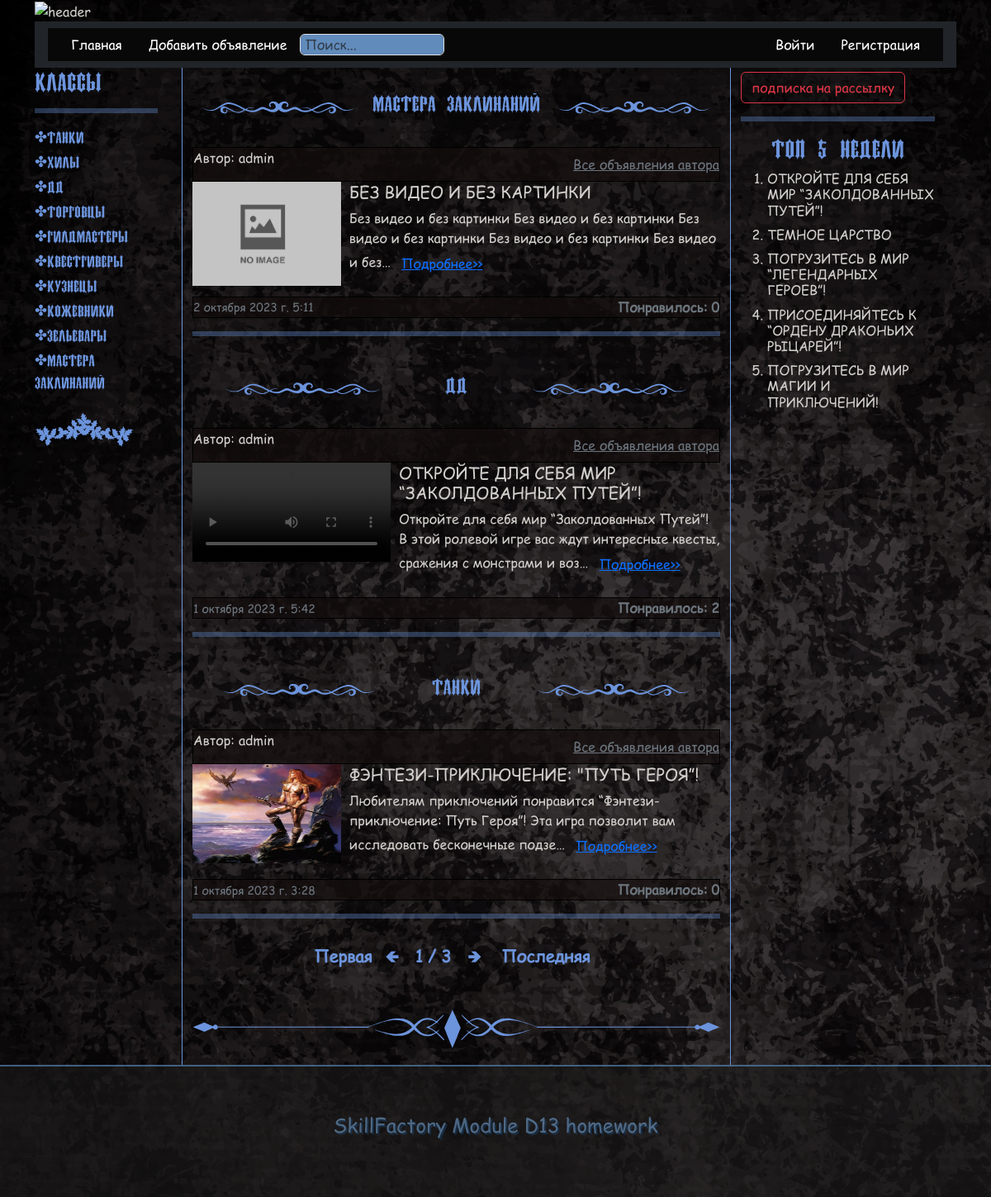
The page / on the database its author committed.
### apps/main_board/models.py (models this page shows, shortened)
class Category(models.Model):
    name = models.CharField(max_length=100, verbose_name='Название категории')
    slug = models.SlugField(max_length=255, verbose_name='URL категории', blank=True)
    class Meta:
        verbose_name = 'Категория'
        verbose_name_plural = 'Категории'
    def __str__(self):
        return self.name
    def get_absolute_url(self):
        return reverse('category', kwargs={'category_slug': self.slug})

class Ad(models.Model):
    STATUS_OPTIONS = (
        ('published', 'Опубликовано'),
        ('draft', 'Черновик')
    )
    author = models.ForeignKey(to=User, verbose_name='Автор', on_delete=models.CASCADE, default=1)
    title = models.CharField(verbose_name='Заголовок', max_length=255)
    slug = models.SlugField(verbose_name='URL', max_length=255, blank=True, unique=True)
    category_ad = models.ForeignKey(Category, verbose_name='Категория', on_delete=models.CASCADE, null=True)
    text_ad = models.TextField(verbose_name='Текст объявления')
    status = models.CharField(choices=STATUS_OPTIONS, default='published', verbose_name='Статус объявления', max_length=20)
    time_create = models.DateTimeField(auto_now_add=True, verbose_name='Время создания объявления')
    pictures = models.ImageField(
        verbose_name='Картинка',
        blank=True,
        upload_to='images/pictures/',
        validators=[FileExtensionValidator(allowed_extensions=('png', 'jpg', 'webp', 'jpeg', 'gif'))])
    video = models.FileField(
        verbose_name='Видео',
        blank=True,
        upload_to='videos/',
        validators=[FileExtensionValidator(allowed_extensions=('mp4', 'avi', 'mkv', 'mov'))])
    likes = models.ManyToManyField(User, related_name='ad_like')
    def rating(self):
        return self.likes.count()
    class Meta:
        verbose_name = 'Объявление'
        verbose_name_plural = 'Объявления'
    def get_absolute_url(self):
        if self.status == 'published':
            return reverse('ad_detail', kwargs={'slug': self.slug})
        else:
            return reverse('draft_detail', kwargs={'slug': self.slug})

### apps/main_board/views.py (the view)
# urls.py: path('', AdListView.as_view(), name='ad_list'),
class AdListView(ListView):
    model = Ad
    template_name = 'main_board/ad_list.html'
    context_object_name = 'ad_list'
    paginate_by = 3
    def get_queryset(self):
        return Ad.objects.filter(status='published').order_by('-time_create')
    def get_context_data(self, **kwargs):
        context = super().get_context_data(**kwargs)
        context['title'] = 'Главная страница'
        return context

### apps/main_board/templatetags/categories_tags.py (called while the page is built)
@register.inclusion_tag('includes/sidebar.html')
def all_categories():
    cats = Category.objects.all()
    return {"cats": cats}

### apps/main_board/templatetags/popular_ads_tags.py (called while the page is built)
@register.inclusion_tag('includes/popular_ads.html')
def get_popular_ads():
    start_date = timezone.now() - timedelta(weeks=1)
    popular_ads = Ad.objects.filter(time_create__gte=start_date, status='published').order_by('-likes')[:5]
    return {'popular_ads': popular_ads}

### templates/main_board/ad_list.html (shortened to what this page needs)
{% extends 'main.html' %}
{% load static %}
{% block content %}
    {% if ad_list %}
        {% for ad in ad_list %}
        <div class="category_ad_list">
            <img src="{% static 'img/2.svg' %}" class="svg_category_ad_list" alt="ship"  id="my-svg">
            <h4 class="category_sidebar ad_category">{{ ad.category_ad }}</h4>
            <img src="{% static 'img/2.svg' %}" class="svg_category_ad_list" alt="ship"  id="my-svg">
        </div>
            <div>
                <div class="line_block">
                    <p>Автор: {{ ad.author }}</p>
                    <a class="text-secondary all_ad_author" href="{% url 'all_ad_author' author_id=ad.author.id %}">Все объявления автора</a>
                </div>
                <div class="wrapper_ad">
                    <div class="img_ad">
                    {% if ad.video %}
                    <video width="240" controls>
                        <source src="{{ ad.video.url }}" type="video/mp4">
                    </video>
                        {% elif ad.pictures %}
                            <a href="{{ ad.get_absolute_url }}"><img src="{{ ad.pictures.url }}" alt="{{ ad.title }}" width="180" height="120"></a>
                        {% else %}
                            <img src="{% static 'img/no_image.jpg' %}"  alt="{{ ad_detail.title }}" width="180">
                        {% endif %}
                    </div>
                    <div class="text_ad">
                        <a  class="ad_title" href="{{ ad.get_absolute_url }}"><h5>{{ ad.title|upper }}</h5></a>
                        <p >{{ ad.text_ad|truncatechars:120 }}<a class="btn btn-link" href="{{ ad.get_absolute_url }}">Подробнее>></a></p>
                    </div>
                </div>
                <div class="line_block">
                    <small class="text-secondary">{{ ad.time_create }}</small>
                    <strong class="text-secondary text_ad">Понравилось: {{ ad.rating }}</strong>
                </div>
                <hr>
            </div>
            {% endfor %}
        {% else %}
            <h4>нет объявлений</h4>
        {% endif %}
        {% include 'includes/paginator.html' %}
        <img src="{% static 'img/divider_negru.svg' %}" class="line_separator" alt="ship"  id="my-svg">
{% endblock %}

### templates/main.html (shortened to what this page needs)
<!DOCTYPE html>
<html lang="ru">
<head>
    {% load static %}
    <link rel="stylesheet" href="{% static 'bootstrap/css/bootstrap.min.css' %}">
    <link rel="stylesheet" href="{% static 'my_styles/footer.css' %}">
    <link rel="stylesheet" href="{% static 'my_styles/styles.css' %}">
</head>
<body>
    <div class="container">
        <img src="{% static 'img/orig.gif' %}" class="header_gif" alt="header">
        <div class="sticky">{% include 'includes/header.html' %}</div>
        <div class="row">
            <div class="col-2">
                <div class="sticky_category">
                    <h3 class="category_sidebar">классы</h3>
                    <hr>
                    {% load categories_tags %}
                    {% all_categories %}
                </div>
            </div>
            <div  class="col-7 vl">
                {% block content %}
                {% endblock content %}
            </div>
            <div class="col-3">
                <div class="sticky_category">
                    <a href="{% url 'subscribe_list' %}" class="btn btn-outline-danger btn_sub">подписка на рассылку</a>
                    <hr>
                    {% load popular_ads_tags %}
                    {% get_popular_ads %}
                </div>
            </div>
        </div>
    </div>
    {% include 'includes/footer.html' %}
</body>
</html>

### templates/includes/header.html
{% block header %}
<header>
  <div class="px-3 py-2 text-bg-dark header_color text-reset">
      <div class="container header_color ">
        <div class="my_header d-flex flex-wrap align-items-center justify-content-center justify-content-lg-start">
          <ul class="nav col-12 col-lg-auto my-2 justify-content-start my-md-0 text-small">
            <li>
              <a href="{% url 'ad_list' %}" class="nav-link text-white">
                Главная
              </a>
            </li>
            <li>
              <a href="{% url 'ad_create' %}" class="nav-link text-white">
                Добавить объявление
              </a>
            </li>
          </ul>
              <form class="col-12 col-lg-auto mb-2 mb-lg-0 me-lg-auto" role="search"
              action="{% url 'search_header' %}" method="get">
                <input type="search" name="q" class="form-control my_form"
                placeholder="Поиск..." aria-label="Search">
              </form>
          <ul class="nav col-12 col-lg-auto my-2 justify-content-start my-md-0 text-small">
            {% if user.is_authenticated %}
            <li>
                <span class="nav-link text-white">{{ request.user.username }}</span>
            </li>
            <li>
                <a href="{% url 'profile_detail' request.user.profile.slug %}" class="nav-link text-white">
                    Профиль
                  </a>
            </li>
            <li>
              <a href="{% url 'account_logout' %}" class="nav-link text-white">
                Выход
              </a>
            </li>
            {% else %}
            <li>
              <a href="{% url 'account_login' %}" class="nav-link text-white">
                Войти
              </a>
            </li>
            <li>
              <a href="{% url 'account_signup' %}" class="nav-link text-white">
                Регистрация
              </a>
            </li>
            {% endif %}
          </ul>
        </div>
      </div>
    </div>
  </header>
  {% endblock header %}

### templates/includes/sidebar.html
{% load categories_tags %}
{% load static %}
{% block cat %}
    <div class="category_sidebar">
        {% for category in cats %}
            <div class="category_menu">
                <a href="{{ category.get_absolute_url }}" class="category_menu_link">&#10020;{{ category.name }}</a>
            </div>
            {% endfor%}
            <img src="{% static 'img/ship2.svg' %}" class="svg" alt="ship">
        </div>
{% endblock cat %}

### templates/includes/paginator.html (shortened to what this page needs)
{% block paginator %}
{% if is_paginated %}
    <div class="paginator">
        <span class="arrow_links">
            {% if page_obj.has_previous %}
                <a href="?page=1">Первая</a>
                <a class="a_arrow" href="?page={{ page_obj.previous_page_number }}">&#129144;</a>
            {% else %}
                <span class="page_end page_end_left">Первая &#129144</span>
            {% endif %}
        </span>
        <span class="current_page">
            {{ page_obj.number }} / {{ page_obj.paginator.num_pages }}
        </span>
        <span class="arrow_links">
            {% if page_obj.has_next %}
                <a class="a_arrow" href="?page={{ page_obj.next_page_number }}">&#129146;</a>
                <a class="a_arrow" href="?page={{ page_obj.paginator.num_pages }}">Последняя</a>
            {% else %}
                <span class="page_end">&#129146; Последняя</span>
            {% endif %}
        </span>
    </div>
    {% endif %}
    {% endblock paginator %}

### templates/includes/popular_ads.html
{% load popular_ads_tags %}
{% block content %}
      <h3 class="category_sidebar ad_category">Топ 5 недели</h3>
            <ol>
            {% for ad in popular_ads %}
                <li><h6 ><a class="ad_title" href="{{ ad.get_absolute_url }}">{{ ad.title|upper }}</a></h6></li>
                {% endfor %}
            </ol>
{% endblock content %}

### templates/includes/footer.html (shortened to what this page needs)
{% block footer %}
<div class="container-fluid container1">
<article>
  <p class="heading">SkillFactory Module D13 homework</p>
</article>
</div>
{% endblock footer %}

### static/my_styles/footer.css (style rules this page uses)
.container1 { background-color: #1e1b1bb7; display: flex; height: 160px; width: 100%; border-top: 2px solid #4e759a; opacity: .80; padding: 1rem; justify-content: center; align-items: center; }
.heading { font-size: 2vw; text-shadow: 2px 2px 0px #062441; color: #4e759a; mix-blend-mode: screen; animation: fadeIn 2.5s linear forwards; }

### static/my_styles/styles.css (style rules this page uses)
body { background: #000 url(../img/fon1.jpg); color: #d2d0cc; background-attachment: fixed; background-repeat: repeat; font-family: 'Comic Sans MS', Helvetica, Arial, sans-serif; }
.my_header { color: #d2d0cc; }
.line_block { box-sizing: border-box; display: flex; align-items: center; justify-content: space-between; background-color: #150e0eb0; border: 1px solid #000; }
.form-control { background-color: #7ab0edc7; }
.my_form { padding: 0 5px; }
hr { border: 3px solid #6c94dc; opacity: .35; }
.vl { border-left: 1px solid #6c94dc; border-right: 1px solid #6c94dc; height: 100%; }
.header_gif { width: 100%; height: 200px; }
.header_color { background-color: #080808; }
.sticky { position: sticky; z-index: 99; top: 0; }
.sticky_category { position: sticky; top: 55px; width: 90%; }
.category_sidebar { font-family: 'Ireland', Helvetica, Arial, sans-serif; color: #6c94dc; }
.ad_category { display: flex; justify-content: center; }
.category_menu { margin-bottom: 3px; }
.category_menu_link { font-size: 18px; color: #6c94dc; text-decoration: none; width: 90%; }
.all_ad_author { color: #d2d0cc; }
.wrapper_ad { display: flex; margin-bottom: 5px; }
.ad_title { color: #d2d0cc; text-decoration: none; }
.svg { fill: #6c94dc; max-width: 80%; margin: 10px auto; }
.text_ad { margin-left: 10px; }
.line_separator { width: 100%; margin: 20px 0; }
.btn_sub { margin: 5px auto 0 auto; }
.category_ad_list { display: flex; align-items: center; justify-content: space-around; }
.svg_category_ad_list { width: 30%; }
.paginator { display: flex; justify-content: center; align-items: center; text-decoration: none; margin: 30px auto; }
.arrow_links>a { font-size: 20px; font-weight: 600; text-decoration: none; color: #6c94dc; }
.current_page { font-size: 20px; font-weight: 600; padding: 0 10px; color: #6c94dc; }
.page_end { font-size: 20px; font-weight: 600; color: #6c94dc; word-spacing: 10px; }
.page_end_left { margin-right: 10px; }
.a_arrow { margin-left: 10px; margin-right: 10px; }

### rows shown on the page
Category: name "Танки"
Category: name "Хилы"
Category: name "ДД"
Category: name "Торговцы"
Category: name "Гилдмастеры"
Category: name "Квестгиверы"
Category: name "Кузнецы"
Category: name "Кожевники"
Category: name "Зельевары"
Category: name "Мастера заклинаний"
Ad: category_ad "Мастера заклинаний", author "admin", title "БЕЗ ВИДЕО И БЕЗ КАРТИНКИ", text_ad "Без видео и без картинки Без видео и без картинки Без видео и без картинки Без видео и без картинки Без видео и без…", time_create "2 октября 2023 г. 5:11", rating "0"
Ad: category_ad "ДД", author "admin", title "ОТКРОЙТЕ ДЛЯ СЕБЯ МИР “ЗАКОЛДОВАННЫХ ПУТЕЙ”!", text_ad "Откройте для себя мир “Заколдованных Путей”! В этой ролевой игре вас ждут интересные квесты, сражения с монстрами и воз…", time_create "1 октября 2023 г. 5:42", rating "2"
Ad: category_ad "Танки", author "admin", pictures (picture), title "ФЭНТЕЗИ-ПРИКЛЮЧЕНИЕ: \"ПУТЬ ГЕРОЯ”!", text_ad "Любителям приключений понравится “Фэнтези-приключение: Путь Героя”! Эта игра позволит вам исследовать бесконечные подзе…", time_create "1 октября 2023 г. 3:28", rating "0"
Ad: title "ТЕМНОЕ ЦАРСТВО"
Ad: title "ПОГРУЗИТЕСЬ В МИР “ЛЕГЕНДАРНЫХ ГЕРОЕВ”!"
Ad: title "ПРИСОЕДИНЯЙТЕСЬ К “ОРДЕНУ ДРАКОНЬИХ РЫЦАРЕЙ”!"
Ad: title "ПОГРУЗИТЕСЬ В МИР МАГИИ И ПРИКЛЮЧЕНИЙ!"

### other values the page prints
{{ page_obj.number }} "1"
{{ page_obj.paginator.num_pages }} "3"
